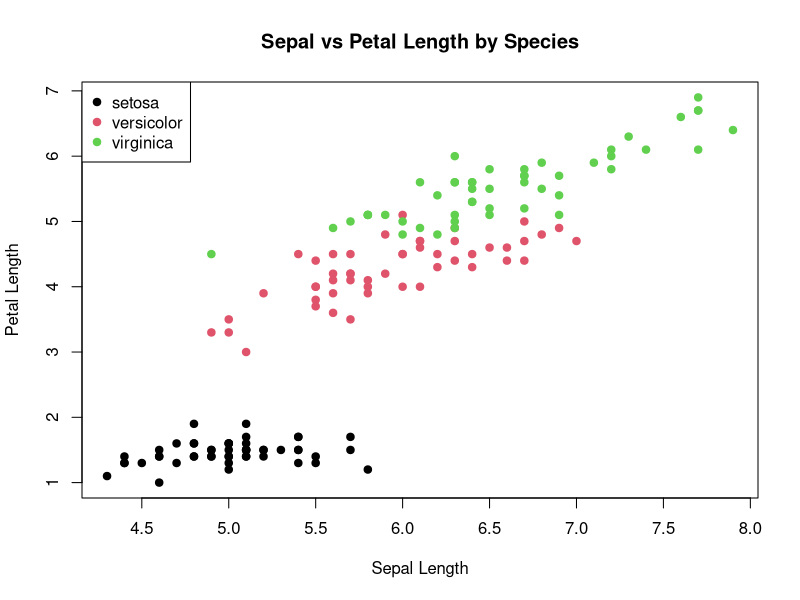

This chart was generated by the following R code:
## ---- chunk 1
1 + 1
## ---- chunk 2
#| echo: false
2 * 2
## ---- chunk 3
# Load and preview the data
data(iris)
head(iris)
## ---- chunk 4
summary(iris)
## ---- chunk 5
plot(
  iris$Sepal.Length, iris$Petal.Length,
  col  = as.integer(iris$Species),
  pch  = 19,
  xlab = "Sepal Length",
  ylab = "Petal Length",
  main = "Sepal vs Petal Length by Species"
)
legend("topleft",
  legend = levels(iris$Species),
  col    = 1:3,
  pch    = 19
)
